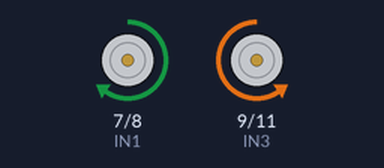
The sketch below on a simulated Arduino Uno, built with avr-gcc and run on an emulated ATmega328P. Shown: motor-driver pin pairs drawn as motors (green arrow = first pin HIGH = forward, orange = second pin HIGH = backward, longer = more drive, scaled by the enable pin). What the sketch prints to the serial monitor is not drawn.

Above: at 0.1 s.
At 0.7 s:
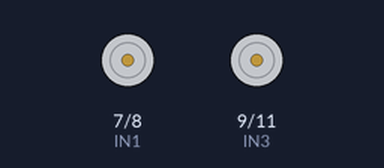
Timing chart, 0 to 2.2 s (numbered marks = the images above):
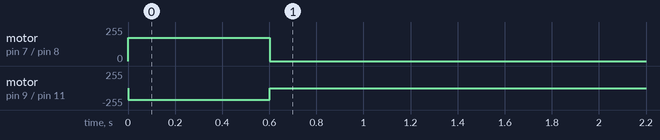

The sketch:

Speed_Control.ino
```cpp
int ENA = 5, ENB = 6;
int IN1 = 7, IN2 = 8, IN3 = 9, IN4 = 11;
float leftSpeed, rightSpeed, minSpeed = 100, maxSpeed = 255, straightSpeed;
float timeDly, baseFeetPerSecond = 2.2, feetPerSecond, baseDegreesPerSecond = 360, degreesPerSecond;
void setup() {
  // put your setup code here, to run once:
  Serial.begin(9600);
  pinMode(ENA, OUTPUT);
  pinMode(ENB, OUTPUT);
  pinMode(IN1, OUTPUT);
  pinMode(IN2, OUTPUT);
  pinMode(IN3, OUTPUT);
  pinMode(IN4, OUTPUT);
  //digitalWrite(ENA, HIGH);
  //digitalWrite(ENB, HIGH);
  setSpeed(175, 175);
  moveForwards(1);
  //turn(180,"left");
}

void loop() {
  // put your main code here, to run repeatedly:
}

void motorControl(int IN1State, int IN2State, int IN3State, int IN4State) {
  //digitalWrite(ENA, ENAState);
  //digitalWrite(ENB, ENBState); // look up math for map function use map but not function. only math equation.
  digitalWrite(IN1, IN1State);
  digitalWrite(IN2, IN2State);
  digitalWrite(IN3, IN3State);
  digitalWrite(IN4, IN4State);
}
void setSpeed(int ENAVal, int ENBVal) {
  analogWrite(ENA, ENAVal);
  analogWrite(ENB, ENBVal);
  leftSpeed = ENAVal;
  rightSpeed = ENBVal;
  straightSpeed = ENAVal;

}
void stopMoving() {
  motorControl(0, 0, 0, 0);
}
void moveForwards(float distance) {
  motorControl(1, 0, 0, 1);
  //feetPerSecond = baseFeetPerSecond * (straightSpeed / maxSpeed);
  feetPerSecond = (.0075*straightSpeed) + .35;
  timeDly = (distance / feetPerSecond) * 1000.0;
  Serial.print(feetPerSecond);
  Serial.print("\t\t\t");
  Serial.print(straightSpeed);
  Serial.print("\t\t\t");
  Serial.println(timeDly);
  delay(timeDly);
  stopMoving();
}
void moveBackwards(float distance) {
  motorControl(0, 1, 1, 0);
  //feetPerSecond = baseFeetPerSecond * (straightSpeed / maxSpeed);
  feetPerSecond = (.0075*straightSpeed) + .35;
  timeDly = (distance / feetPerSecond) * 1000;
  delay(timeDly);
  stopMoving();
}
void turn(int degree, String dir) {
  if (dir == "left") {
    motorControl(0, 1, 0, 1);
    //degreesPerSecond = map(leftSpeed, minSpeed, maxSpeed,
    degreesPerSecond = baseDegreesPerSecond * (leftSpeed / maxSpeed);
  }
  else if (dir == "right") {
    motorControl(1, 0, 1, 0);
    degreesPerSecond = baseDegreesPerSecond * (rightSpeed / maxSpeed);
  }
  // Omega = 398 degrees per second.
  // Theta = Omega * time

  timeDly = (degree / degreesPerSecond) * 1000;
  delay(timeDly);
  stopMoving();
}
void calibrateStraight(String dir) {
  if (dir == "forwards") {
    motorControl(1, 0, 0, 1);
  }
  else if ( dir == "backwards") {
    motorControl(0, 1, 1, 0);
  }
  delay(1000); // goes 12 feet and 3 inches in 5 seconds 12.25 = rate * time.
  //r = d/t . r = 12.25/5 = 2.45 feet/second. t = d/r. t = d/ 2.45. t = d/2.45
  stopMoving();
}
void calibrateTurn(String dir) {
  if (dir == "left") {
    motorControl(0, 1, 0, 1);
  }
  else if (dir == "right") {
    motorControl(1, 0, 1, 0);
  }
  delay(5000); //5 Revolutions and 190 degrees.  360*5 + 190. 1800 + 190 = 1990
  // Theta = Omega * time. Omega = Theta/time. Omega = 1990/5. Omega = 398 degrees per second.
  stopMoving();
}
```
